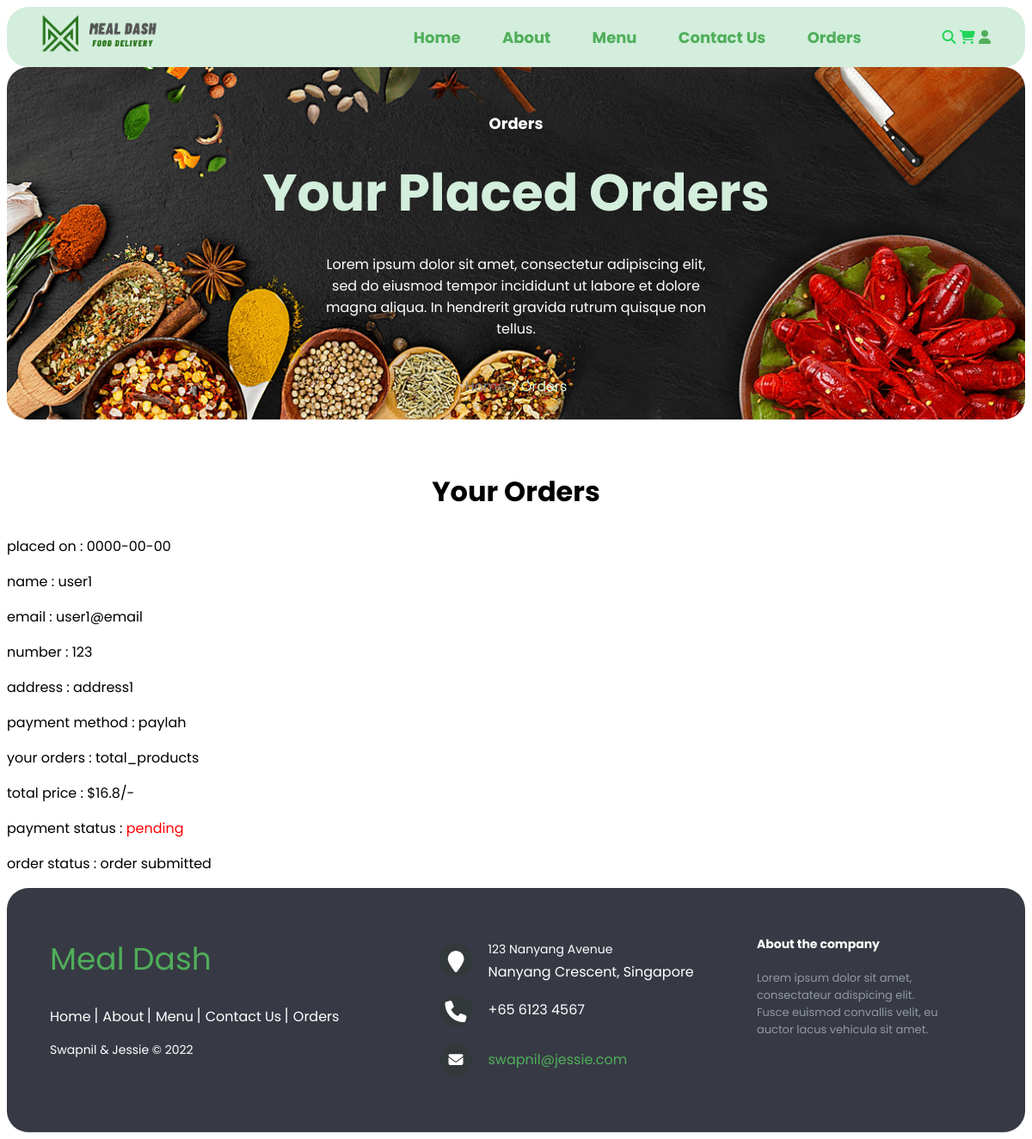
Page /orders.php on the earlier database version.
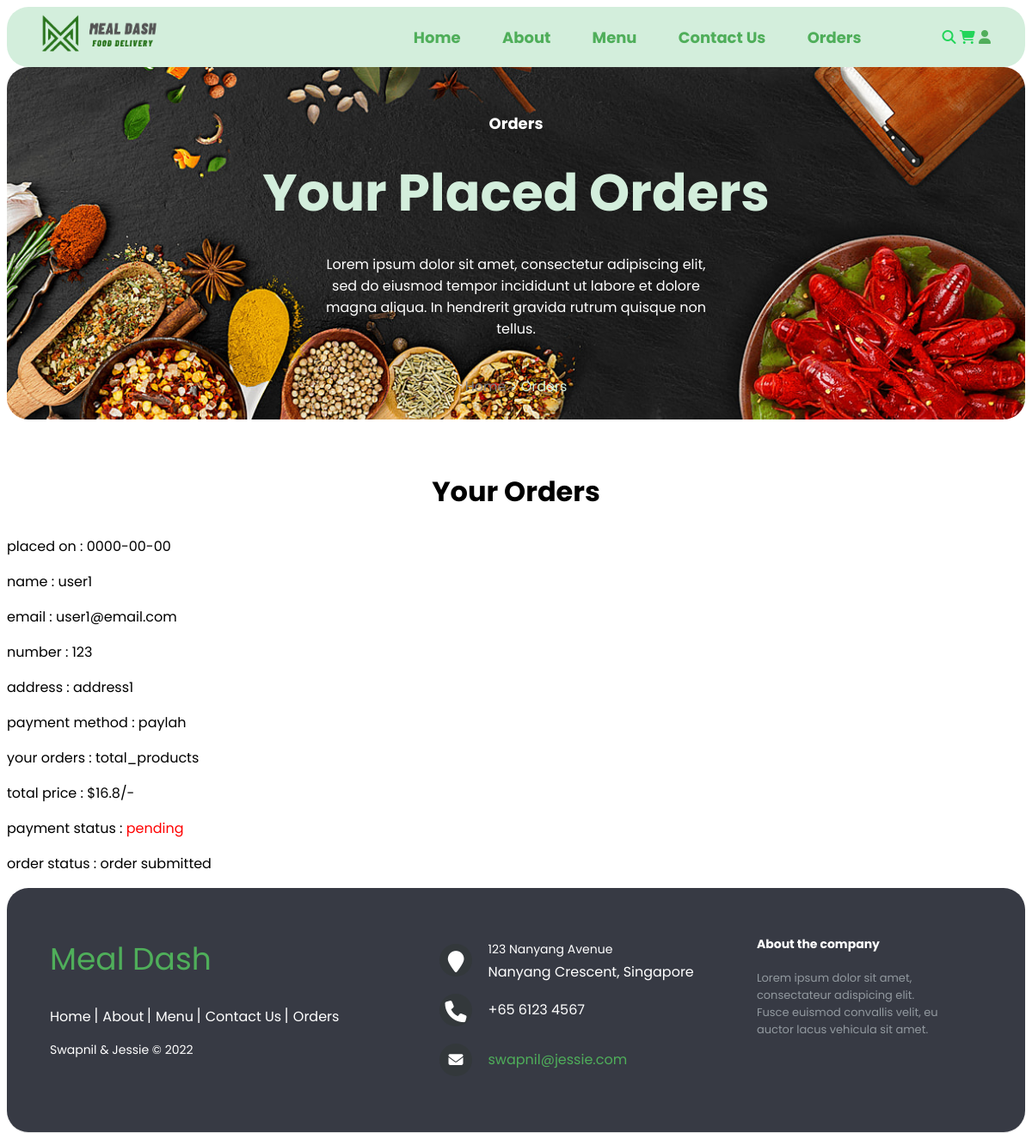
Same page on the later database version.
### tables this page shows
CREATE TABLE orders (
  id int(100) UNSIGNED NOT NULL AUTO_INCREMENT PRIMARY KEY,
  user_id int(100) UNSIGNED NOT NULL,
  name varchar(20) NOT NULL,
  number varchar(10) NOT NULL,
  email varchar(50) NOT NULL,
  method varchar(50) NOT NULL,
  address varchar(500) NOT NULL,
  total_products varchar(1000) NOT NULL,
  total_price double(100,2) NOT NULL,
  placed_on date NOT NULL DEFAULT current_timestamp(),
  payment_status varchar(20) NOT NULL DEFAULT 'pending',
  order_status varchar(50) NOT NULL DEFAULT 'order submitted',
  FOREIGN KEY (user_id) REFERENCES users(id)
);

### orders.php (the view, shortened to what this page needs)
<!DOCTYPE html>
<html lang="en">
<head>
   <link rel="stylesheet" href="https://cdnjs.cloudflare.com/ajax/libs/font-awesome/6.1.1/css/all.min.css">
   <link rel="stylesheet" href="css/stylesheet.css">
</head>
<body>
<?php include 'components/nav_header.php'; ?>
<div class="heading">
        <h1>Orders</h1>
        <h3>Your Placed Orders</h3>
		<p class="menu-desc">Lorem ipsum dolor sit amet, consectetur adipiscing elit, sed do eiusmod tempor
			incididunt ut labore et dolore magna aliqua. In hendrerit gravida rutrum quisque non tellus.</p>
        <p class="path">
			<a href="home.php">Home</a>
			<span> > Orders</span>
		</p>
</div>
<section class="orders">
<h1 class="title" style="text-decoration: underline solid transparent;">
		<b>Your Orders</b></h1>
   <div class="box-container">
   <?php
      $select_orders = $conn->prepare("SELECT * FROM `orders` WHERE user_id = 1");
      $select_orders->execute();
      if($select_orders->rowCount() > 0){
         while($fetch_orders = $select_orders->fetch(PDO::FETCH_ASSOC)){
   ?>
   <div class="box">
      <p>placed on : <span><?= $fetch_orders['placed_on']; ?></span></p>
      <p>name : <span><?= $fetch_orders['name']; ?></span></p>
      <p>email : <span><?= $fetch_orders['email']; ?></span></p>
      <p>number : <span><?= $fetch_orders['number']; ?></span></p>
      <p>address : <span><?= $fetch_orders['address']; ?></span></p>
      <p>payment method : <span><?= $fetch_orders['method']; ?></span></p>
      <p>your orders : <span><?= $fetch_orders['total_products']; ?></span></p>
      <p>total price : <span>$<?= $fetch_orders['total_price']; ?>/-</span></p>
      <p>payment status : <span style="color:<?php if($fetch_orders['payment_status'] == 'pending'){ echo 'red'; }else{ echo 'green'; }; ?>"><?= $fetch_orders['payment_status']; ?></span> </p>
      <p>order status : <span><?= $fetch_orders['order_status']; ?></span></p>
   </div>
   <?php
      }
      }else{
         echo '<p class="empty">No Orders Placed Yet!</p>';
      }
   ?>
   </div>
</section>
<?php include 'components/footer.php'; ?>
</body>
</html>

### components/nav_header.php (shortened to what this page needs)
<header class="header">
	<section class="nav">
		<a href="home.php" class="logo">
			<img src="images/mealdash_logo.png" alt="Meal Dash" style="width: 40%;">
		</a>
		<nav class="navbar">
			<a href="home.php">Home</a>
			<a href="about.php">About</a>
			<a href="menu.php">Menu</a>
			<a href="contact.php">Contact Us</a>
			<a href="orders.php">Orders</a>
		</nav>
		<div class="icons">
			<a href="search.php"><i class="fas fa-search"></i></a>
			<a href="cart.php"><i class="fas fa-shopping-cart"></i></a>
			<div id="user-btn" class="fas fa-user"></div>
		</div>
</section>
</header>

### components/footer.php
<footer class="footer-distributed">
         <div class="footer-left">
            <h3><span>Meal Dash</span></h3>
            <p class="footer-links">
               <a href="#" class="link-1">Home</a>
               <a href="#">About</a>
               <a href="#">Menu</a>
               <a href="#">Contact Us</a>
               <a href="#">Orders</a>
            </p>
            <p class="footer-company-name">Swapnil & Jessie © 2022</p>
         </div>
         <div class="footer-center">
            <div>
               <i class="fa fa-map-marker"></i>
               <p><span>123 Nanyang Avenue</span> Nanyang Crescent, Singapore</p>
            </div>
            <div>
               <i class="fa fa-phone"></i>
               <p>+65 6123 4567</p>
            </div>
            <div>
               <i class="fa fa-envelope"></i>
               <p><a href="mailto:swapnil@jessie.com">swapnil@jessie.com</a></p>
            </div>
         </div>
         <div class="footer-right">
            <p class="footer-company-about">
               <span>About the company</span>
               Lorem ipsum dolor sit amet, consectateur adispicing elit. Fusce euismod convallis velit, eu auctor lacus vehicula sit amet.
            </p>
         </div>
      </footer>

### css/stylesheet.css (style rules this page uses)
* { font-family: 'Poppins', sans-serif; }
.title { font-size: 32px; color: black; text-align: center; text-decoration: underline; text-underline-offset: 12px; }
.header { position: sticky; top:0; left:0; right:0; z-index: 1000; background-color: #D3EEDC; padding: 20px 20px 20px 20px; border-radius: 25px; }
.nav { margin: 0 20px; display: flex; align-items: center; justify-content: space-between; position: relative; max-height: 30px; }
.navbar a { font-size: 18px; font-weight: bolder; color: #4FAE5A; margin: 0 22px; text-decoration: underline solid transparent; transition: 0.2s linear; }
.header .nav .icons > * { filter: invert(59%) sepia(18%) saturate(1277%) hue-rotate(76deg) brightness(97%) contrast(85%); }
.heading { display: flex; align-items: center; justify-content: center; flex-flow: column; background-image: url('../images/menu_banner.png'); background-repeat: no-repeat; background-size: cover; border-radius: 25px; min-height: 100px; margin-bottom: 60px; }
.heading .menu-desc { font-size: 16px; max-width: 40%; text-align: center; color: white; }
.heading h1 { font-size: 18px; color: white; padding: 40px 0 0 0; }
.heading h3 { font-size: 60px; color: #D3EEDC; margin: 0; padding: 10px 0 10px 0; }
.heading .path { border-color: 1.5px solid #D3EEDC; font-size: 16px; color: #D3EEDC; padding: 10px 20px 10px 20px; border-radius: 25px; text-transform: capitalize; }
.heading .path a { color: grey; text-decoration: none; }
.footer-distributed { background: #373A44; box-shadow: 0 1px 1px 0 rgba(0, 0, 0, 0.12); box-sizing: border-box; width: 100%; text-align: left; font: bold 16px sans-serif; padding: 55px 50px; border-radius: 25px; }
.footer-distributed .footer-left, .footer-distributed .footer-center, .footer-distributed .footer-right { display: inline-block; vertical-align: top; }
.footer-distributed .footer-left { width: 40%; }
.footer-distributed h3 { color: #ffffff; font: normal 36px 'Open Sans', cursive; margin: 0; }
.footer-distributed h3 span { color: #4FAE5A; }
.footer-distributed .footer-links { color: #ffffff; margin: 20px 0 12px; padding: 0; }
.footer-distributed .footer-links a { display:inline-block; line-height: 1.8; font-weight:400; text-decoration: none; color: inherit; }
.footer-distributed .footer-company-name { color: white; font-size: 14px; font-weight: normal; margin: 0; }
.footer-distributed .footer-center { width: 35%; }
.footer-distributed .footer-center i { background-color: #33383b; color: #ffffff; font-size: 25px; width: 38px; height: 38px; border-radius: 50%; text-align: center; line-height: 42px; margin: 10px 15px; vertical-align: middle; }
.footer-distributed .footer-center i.fa-envelope { font-size: 17px; line-height: 38px; }
.footer-distributed .footer-center p { display: inline-block; color: #ffffff; font-weight:400; vertical-align: middle; margin:0; }
.footer-distributed .footer-center p span { display:block; font-weight: normal; font-size:14px; line-height:2; }
.footer-distributed .footer-center p a { color: #4FAE5A; text-decoration: none;; }
.footer-distributed .footer-links a:before { content: "|"; font-weight:300; font-size: 20px; left: 0; color: #fff; display: inline-block; padding-right: 5px; }
.footer-distributed .footer-links .link-1:before { content: none; }
.footer-distributed .footer-right { width: 20%; }
.footer-distributed .footer-company-about { line-height: 20px; color: #92999f; font-size: 13px; font-weight: normal; margin: 0; }
.footer-distributed .footer-company-about span { display: block; color: #ffffff; font-size: 14px; font-weight: bold; margin-bottom: 20px; }

Differences in the rows shown:
changed orders "user1": email "user1@email" → "user1@email.com"
